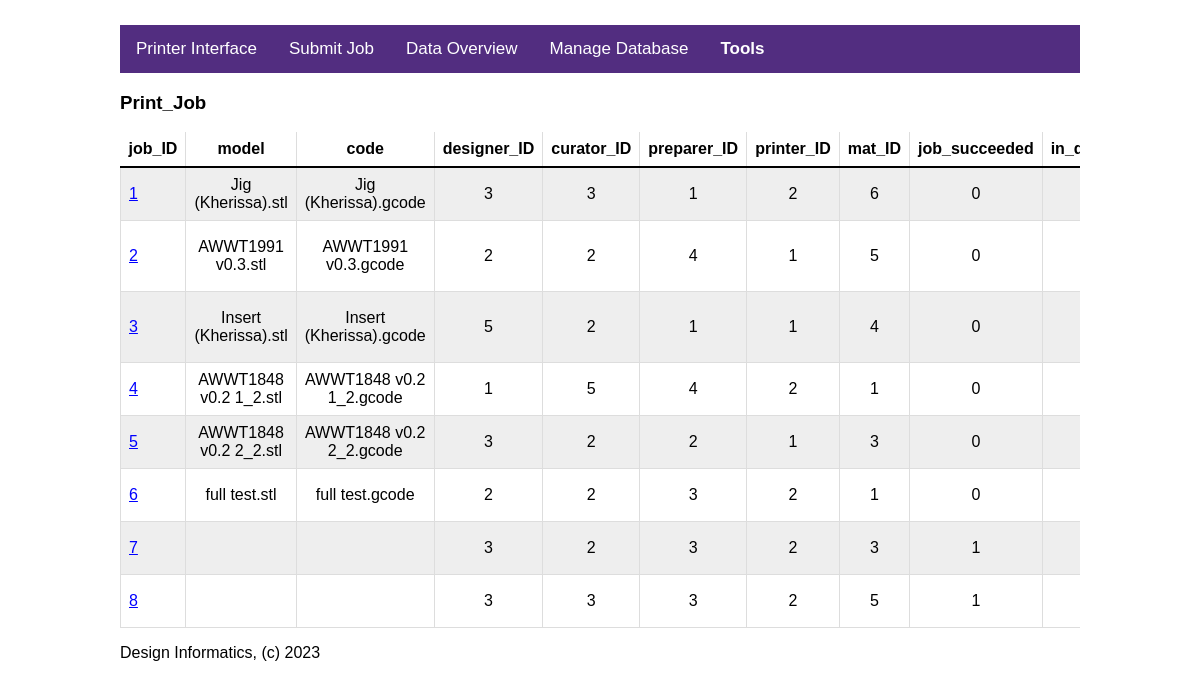
Page /php/view_entities.php on the committed database.
### tables this page shows
CREATE TABLE `Print_Job` (
  `job_ID` int(11) NOT NULL AUTO_INCREMENT,
  `model` blob,
  `code` blob,
  `designer_ID` int(11) NOT NULL,
  `curator_ID` int(11) NOT NULL,
  `preparer_ID` int(11) NOT NULL,
  `printer_ID` int(11) NOT NULL,
  `mat_ID` int(11) NOT NULL,
  `job_succeeded` tinyint(4) DEFAULT NULL,
  `in_queue` tinyint(4) NOT NULL DEFAULT '1',
  `print_volume` decimal(8,0) DEFAULT NULL,
  `submission_time` datetime DEFAULT NULL,
  `print_finish_time` datetime DEFAULT NULL,
  `print_start_time` datetime DEFAULT NULL,
  `print_report` longtext,
  PRIMARY KEY (`job_ID`,`mat_ID`),
  KEY `fk_Print_Job_Employees1_idx` (`designer_ID`),
  KEY `fk_Print_Job_Printer1_idx` (`printer_ID`),
  KEY `fk_Print_Job_Employees2_idx` (`curator_ID`),
  KEY `fk_Print_Job_Employees3_idx` (`preparer_ID`),
  KEY `fk_Print_Job_Material1_idx` (`mat_ID`),
  CONSTRAINT `fk_Print_Job_Employees1` FOREIGN KEY (`designer_ID`) REFERENCES `Employee` (`employee_ID`) ON DELETE NO ACTION ON UPDATE NO ACTION,
  CONSTRAINT `fk_Print_Job_Employees2` FOREIGN KEY (`curator_ID`) REFERENCES `Employee` (`employee_ID`) ON DELETE NO ACTION ON UPDATE NO ACTION,
  CONSTRAINT `fk_Print_Job_Employees3` FOREIGN KEY (`preparer_ID`) REFERENCES `Employee` (`employee_ID`) ON DELETE NO ACTION ON UPDATE NO ACTION,
  CONSTRAINT `fk_Print_Job_Material1` FOREIGN KEY (`mat_ID`) REFERENCES `Material` (`mat_ID`) ON DELETE NO ACTION ON UPDATE NO ACTION,
  CONSTRAINT `fk_Print_Job_Printer1` FOREIGN KEY (`printer_ID`) REFERENCES `Printer` (`printer_ID`) ON DELETE NO ACTION ON UPDATE NO ACTION
);

### php/SQL_functions.php (called while the page is built, shortened)
<?php
function getColumnLabels(string $table_name, mysqli $conn, string $database_name= "3DPrinterDT") {
    $col_labels = array();
    $query = "SHOW COLUMNS FROM $database_name.$table_name;";
    $results = $conn->query($query);
    $rows = $results->fetch_all(MYSQLI_BOTH);
    foreach ($rows as $row) {
        array_push($col_labels, $row["Field"]);
    }
    return $col_labels;
}
function getTable(string $table_name, mysqli $conn, string $database_name= "3DPrinterDT") {
    $query = "SELECT * FROM $database_name.$table_name;";
    $results = $conn->query($query);
    return $results->fetch_all(MYSQLI_BOTH);
}
?>

### php/view_entities.php (the view, shortened to what this page needs)
<!DOCTYPE html>
<html>
    <head>
        <link rel="stylesheet" href="../web/css/styles.css">
    </head>
    <body>
        <?php
            include "../web/nav.php"; printTopNav();
            include_once ("functions.php");
            include_once ("SQL_functions.php");
            $conn = connectToServer(to_print: false);
            $conn->query("USE 3DPrinterDT;");
            if (isset($_POST['entity'])) {$table_name = $_POST['entity'];}
            else {$table_name = "Print_Job";}
            $attributes = getColumnLabels($table_name, $conn);
            $table = getTable($table_name, $conn);
        ?>
        <div style="overflow:scroll">
            <table>
                <?php
                    printf("<h3> $table_name </h3>");
                    printf("<table>");
                    for ($i = 0; $i < count($attributes); $i++) {
                        printf("<th>%s</th>\n", $attributes[$i]);
                    }
                    foreach($table as $row) {
                        $entity_id = $row[0];
                        printf("
                            <tr>
                                <td>
                                    <form method=\"post\" action=\"view_entity.php\">
                                    <input type=\"hidden\" name=\"entity\" id=\"entity\" value=\"$table_name\">
                                    <input type=\"hidden\" name=\"entity_ID\" id=\"entity_ID\" value=\"$entity_id\">
                                    <input type=submit class='link' value=\"$entity_id\">
                                </td>");
                                for ($i=1; $i<count($attributes); $i++) {
                                    printf("<td>%s</td>\n", $row[$attributes[$i]]);
                                }
                        printf("
                                </form>
                            </tr>");
                    }
                    printf("</table>\n");
                ?>
            </table>
        </div>
        <p> Design Informatics, (c) 2023 </p>
    </body>
</html>

### web/nav.php
<?php
function printTopNav(string $pagetitle = null) {
    printf('
        <div class="topnav">
            <a href="http://localhost:8888/DesignInformatics/php/printer_overview.php">Printer Interface</a>
            <a href="http://localhost:8888/DesignInformatics/php/submit_job.php">Submit Job</a>
            <a href="http://localhost:8888/DesignInformatics/php/sensor_data.php">Data Overview</a>
            <a href="http://localhost:8888/DesignInformatics/php/Rhyans_Forms/Change_db_Entity.php">Manage Database</a>
            <div class="dropdown">
                <button class=dropbtn> Tools
                    <i class="fa fa-caret-down"></i>
                </button>
                <div class="dropdown-content">
                    <a href="http://localhost:8888/DesignInformatics/db/">Sync DBs</a>
                    <a href="http://localhost:8888/DesignInformatics/generator/initial_data_dump.php/">Reload DBs</a>
                    <a href="http://localhost:8888/phpMyAdmin5/">phpMyAdmin</a>
                    <a href="http://localhost:8888/DesignInformatics/php/demos">Class Demos</a>
                </div>
            </div>
        </div>
    ');
}
?>

### web/css/styles.css (style rules this page uses)
body { margin-top: 25px; margin-left: auto; margin-right: auto; max-width: 60em; font-family: Arial, Verdana, sans-serif; }
button { width: 100%; font-weight: bold; color: #522D80; background-color: white; padding: 12px; resize: vertical; border: thin solid grey; border-radius: 4px; }
form { text-align: left; }
input[type=submit] { font-weight: bold; color: white; background-color: #522D80; padding: 12px; resize: vertical; border: thin solid grey; border-radius: 4px; min-width: 8em; margin-right: 1em; }
input[type=submit].link, .button_link { all: unset; cursor: pointer; display: inline; color: blue; text-decoration: underline; }
.topnav { overflow: hidden; background-color: #522D80; }
.topnav a, .dropbtn a { float: left; color: white; text-align: center; padding: 14px 16px; text-decoration: none; font-size: 17px; }
.dropdown { float: left; overflow: hidden; }
.dropdown .dropbtn { font-size: 17px; text-decoration: none; border: none; outline: none; color: white; padding: 14px 16px; background-color: inherit; margin: 0; }
table { font-family: arial, sans-serif; border-collapse: collapse; width: 100%; }
table td { border: 1px solid #dddddd; text-align: center; padding: 8px; }
table th { border-bottom: 2px solid black; text-align: center; padding: 8px; }
table th + th { border-left: 1px solid #dddddd; }
table tr:nth-child(even) { background-color: #eeeeee; }

### rows in the picture
print_job: model "Jig (Kherissa).stl", code "Jig (Kherissa).gcode", designer_ID "3", curator_ID "3", preparer_ID "1", printer_ID "2", mat_ID "6", job_succeeded "0"
print_job: model "AWWT1991 v0.3.stl", code "AWWT1991 v0.3.gcode", designer_ID "2", curator_ID "2", preparer_ID "4", printer_ID "1", mat_ID "5", job_succeeded "0"
print_job: model "Insert (Kherissa).stl", code "Insert (Kherissa).gcode", designer_ID "5", curator_ID "2", preparer_ID "1", printer_ID "1", mat_ID "4", job_succeeded "0"
print_job: model "AWWT1848 v0.2 1_2.stl", code "AWWT1848 v0.2 1_2.gcode", designer_ID "1", curator_ID "5", preparer_ID "4", printer_ID "2", mat_ID "1", job_succeeded "0"
print_job: model "AWWT1848 v0.2 2_2.stl", code "AWWT1848 v0.2 2_2.gcode", designer_ID "3", curator_ID "2", preparer_ID "2", printer_ID "1", mat_ID "3", job_succeeded "0"
print_job: model "full test.stl", code "full test.gcode", designer_ID "2", curator_ID "2", preparer_ID "3", printer_ID "2", mat_ID "1", job_succeeded "0"
print_job: designer_ID "3", curator_ID "2", preparer_ID "3", printer_ID "2", mat_ID "3", job_succeeded "1"
print_job: designer_ID "3", curator_ID "3", preparer_ID "3", printer_ID "2", mat_ID "5", job_succeeded "1"

### other values in the picture
$attributes[$i] "job_ID"
$attributes[$i] "model"
$attributes[$i] "code"
$attributes[$i] "designer_ID"
$attributes[$i] "curator_ID"
$attributes[$i] "preparer_ID"
$attributes[$i] "printer_ID"
$attributes[$i] "mat_ID"
$attributes[$i] "job_succeeded"
